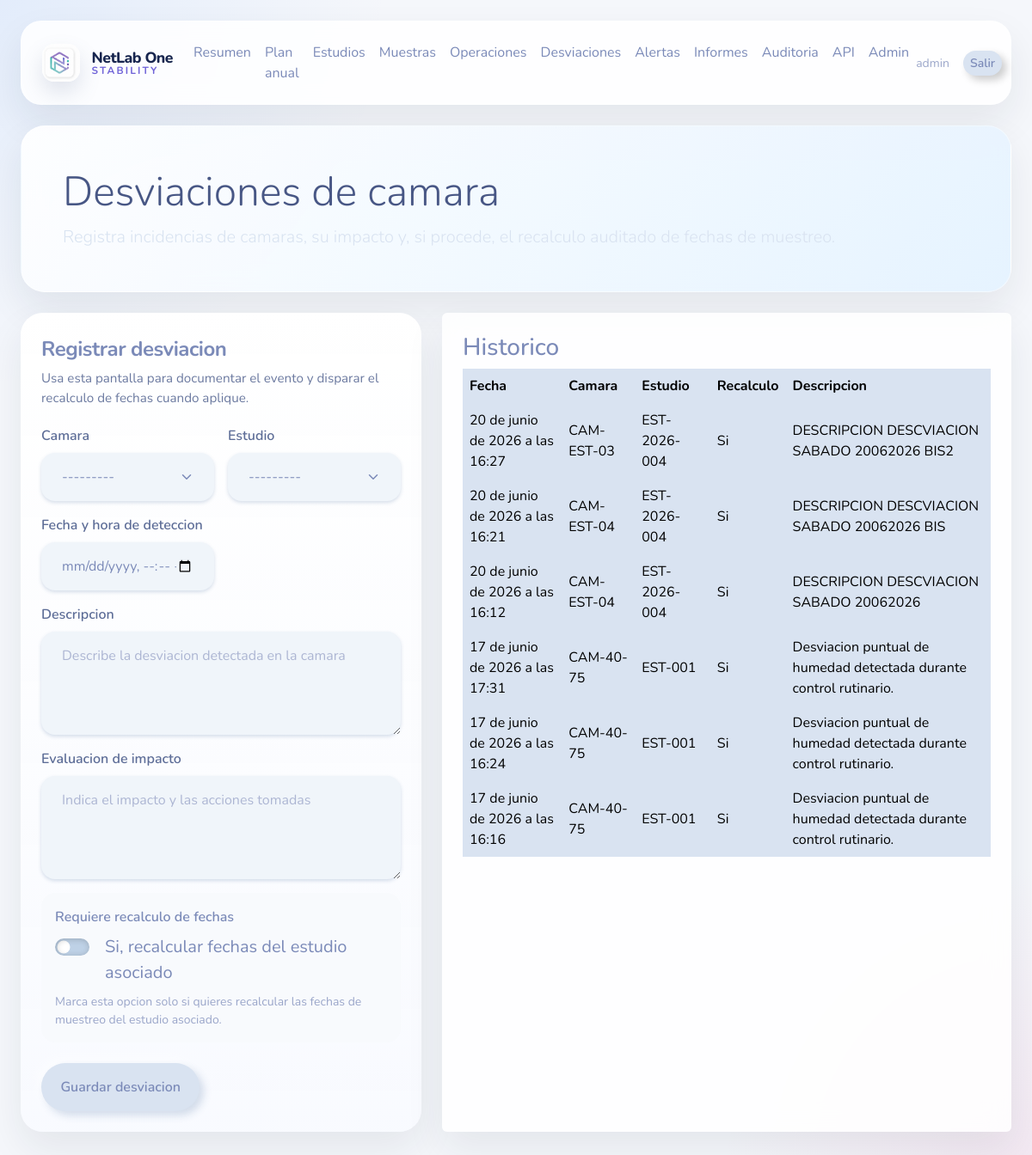
The app's page /app/deviations/ (signed in) with its own data.
### users/models.py (models this page shows, shortened)
class User(AbstractUser):
    class UserType(models.TextChoices):
        INTERNAL = 'internal', 'Internal'
        CLIENT = 'client', 'Client'
    class LanguageCode(models.TextChoices):
        ESP = 'ESP', 'Espanol'
        ENG = 'ENG', 'Ingles'
        FRA = 'FRA', 'Frances'
        POR = 'POR', 'Portugues'
        ITA = 'ITA', 'Italiano'
    company_code = models.CharField(max_length=50, blank=True)
    contact_code = models.CharField(max_length=50, blank=True)
    address_code = models.CharField(max_length=50, blank=True)
    language_code = models.CharField(max_length=3, choices=LanguageCode.choices, default=LanguageCode.ESP)
    user_type = models.CharField(max_length=20, choices=UserType.choices, default=UserType.CLIENT)
    is_quality_admin = models.BooleanField(default=False)

### stability/models.py (models this page shows, shortened)
class TimeStampedModel(models.Model):
    created_at = models.DateTimeField(auto_now_add=True)
    updated_at = models.DateTimeField(auto_now=True)
    class Meta:
        abstract = True

class ChamberDeviation(TimeStampedModel):
    chamber = models.ForeignKey(Chamber, related_name="deviations", on_delete=models.CASCADE)
    study = models.ForeignKey(Study, related_name="deviations", on_delete=models.SET_NULL, null=True, blank=True)
    detected_at = models.DateTimeField()
    description = models.TextField()
    impact_assessment = models.TextField(blank=True)
    requires_recalculation = models.BooleanField(default=False)
    class Meta:
        verbose_name = "Desviación de Cámara"
        verbose_name_plural = "Desviaciones de Cámaras"

class Chamber(TimeStampedModel):
    code = models.CharField(max_length=50, unique=True)
    name = models.CharField(max_length=255)
    location = models.CharField(max_length=255)
    storage_condition = models.ForeignKey(
        StorageCondition,
        related_name="chambers",
        on_delete=models.SET_NULL,
        null=True,
        blank=True,
    )
    chamber_location = models.ForeignKey(
        ChamberLocation,
        related_name="chambers",
        on_delete=models.SET_NULL,
        null=True,
        blank=True,
    )
    temperature_set_point = models.DecimalField(max_digits=5, decimal_places=2)
    humidity_set_point = models.DecimalField(max_digits=5, decimal_places=2, null=True, blank=True)
    is_active = models.BooleanField(default=True)
    class Meta:
        verbose_name = "Cámara"
        verbose_name_plural = "Cámaras"
    def __str__(self):
        return f"{self.code} - {self.name}"

class Study(TimeStampedModel):
    class Status(models.TextChoices):
        DRAFT = "draft", "Borrador"
        ACTIVE = "active", "Activo"
        CLOSED = "closed", "Cerrado"
    code = models.CharField(max_length=50, unique=True)
    title = models.CharField(max_length=255)
    client = models.ForeignKey("Client", related_name="studies", on_delete=models.SET_NULL, null=True, blank=True)
    product = models.ForeignKey(Product, related_name="studies", on_delete=models.PROTECT, null=True, blank=True)
    batch = models.ForeignKey(ProductBatch, related_name="studies", on_delete=models.PROTECT, null=True, blank=True)
    packaging = models.ForeignKey(
        PackagingConfiguration,
        related_name="studies",
        on_delete=models.SET_NULL,
        null=True,
        blank=True,
    )
    product_name = models.CharField(max_length=255)
    batch_number = models.CharField(max_length=100)
    packaging_description = models.CharField(max_length=255, blank=True)
    company_code = models.CharField(max_length=50)
    status = models.CharField(max_length=20, choices=Status.choices, default=Status.DRAFT)
    start_date = models.DateField()
    end_date = models.DateField(null=True, blank=True)
    class Meta:
        ordering = ["-created_at"]
        verbose_name = "Estudio de Estabilidad"
        verbose_name_plural = "Estudios de Estabilidad"
    def __str__(self):
        return f"{self.code} - {self.title}"

### stability/web_views.py (the view)
# urls.py: path('app/deviations/', deviations_view, name='web-deviations'),
@login_required
def deviations_view(request):
    deviations = ChamberDeviation.objects.select_related("chamber", "study").order_by("-detected_at")
    context = {
        "deviation_form": ChamberDeviationForm(),
        "deviations": deviations,
    }
    return render(request, "web/deviations.html", context)

### audit/context.py (called while the page is built)
def set_audit_request(request):
    _audit_local.request = request

def clear_audit_request():
    if hasattr(_audit_local, "request"):
        delattr(_audit_local, "request")

### stability/web_forms.py (called while the page is built)
def _apply_bootstrap(field, placeholder=None):
    widget = field.widget
    existing = widget.attrs.get("class", "")
    if isinstance(widget, forms.CheckboxInput):
        widget.attrs["class"] = f"{existing} form-check-input".strip()
        return
    css_class = "form-control"
    if isinstance(widget, forms.Select):
        css_class = "form-select"
    widget.attrs["class"] = f"{existing} {css_class} rounded-4 shadow-sm".strip()
    if placeholder:
        widget.attrs["placeholder"] = placeholder

### templates/web/deviations.html (shortened to what this page needs)
{% extends "base.html" %}
{% block content %}
<div class="hero glass p-4 p-lg-5 mb-4">
    <h1 class="display-5 mb-2">Desviaciones de camara</h1>
    <p class="lead text-secondary mb-0">Registra incidencias de camaras, su impacto y, si procede, el recalculo auditado de fechas de muestreo.</p>
</div>
<div class="row g-4">
    <div class="col-lg-5">
        <div class="card glass soft-card border-0 h-100">
            <div class="card-body p-4">
                <div class="app-section-title">Registrar desviacion</div>
                <div class="app-section-copy">Usa esta pantalla para documentar el evento y disparar el recalculo de fechas cuando aplique.</div>
                <form method="post" action="/app/deviations/create/" class="row g-3">
                    {% for field in deviation_form %}
                    {% if field.name == 'requires_recalculation' %}
                    <div class="col-12">
                        <div class="p-3 rounded-4 border bg-light-subtle">
                            <div class="fw-semibold mb-2">{{ field.label }}</div>
                            <div class="form-check form-switch fs-5">
                                {{ field }}
                                <label class="form-check-label ms-2" for="{{ field.id_for_label }}">Si, recalcular fechas del estudio asociado</label>
                            </div>
                            {% if field.help_text %}<div class="form-text mt-2">{{ field.help_text }}</div>{% endif %}
                        </div>
                    </div>
                    {% else %}
                    <div class="{% if field.name == 'description' or field.name == 'impact_assessment' %}col-12{% else %}col-md-6{% endif %}">
                        <label class="form-label">{{ field.label }}</label>
                        {{ field }}
                    </div>
                    {% endif %}
                    {% endfor %}
                    <div class="col-12 pt-2">
                        <button class="btn btn-danger soft-pill" type="submit">Guardar desviacion</button>
                    </div>
                </form>
            </div>
        </div>
    </div>
    <div class="col-lg-7">
        <div class="card glass border-0 h-100">
            <div class="card-body">
                <h3>Historico</h3>
                <div class="table-responsive">
                    <table class="table table-hover">
                        <tr><th>Fecha</th><th>Camara</th><th>Estudio</th><th>Recalculo</th><th>Descripcion</th></tr>
                        {% for deviation in deviations %}
                        <tr>
                            <td>{{ deviation.detected_at }}</td>
                            <td>{{ deviation.chamber.code }}</td>
                            <td>{{ deviation.study.code|default:"-" }}</td>
                            <td>{% if deviation.requires_recalculation %}Si{% else %}No{% endif %}</td>
                            <td>{{ deviation.description|truncatechars:120 }}</td>
                        </tr>
                        {% empty %}
                        <tr><td colspan="5">No hay desviaciones registradas.</td></tr>
                        {% endfor %}
                    </table>
                </div>
            </div>
        </div>
    </div>
</div>
{% endblock %}

### templates/base.html (shortened to what this page needs)
{% load static %}
<!DOCTYPE html>
<html lang="es">
<head>
    <link rel="stylesheet" href="https://cdn.jsdelivr.net/npm/bootswatch@5.3.3/dist/morph/bootstrap.min.css">
</head>
<body>
    <div class="shell">
        {% if user.is_authenticated %}
        <nav class="navbar navbar-expand-lg glass topbar px-4 py-3 no-print">
            <div class="container-fluid px-0">
                <a class="navbar-brand brand-lockup fw-bold me-3" href="/">
                    <img class="brand-mark" src="{% static 'branding/netlabone-app-icon.png' %}" alt="NetLab One Stability">
                    <span class="brand-copy">
                        <span class="brand-name">NetLab One</span>
                        <span class="brand-subtitle">Stability</span>
                    </span>
                </a>
                <div class="collapse navbar-collapse" id="mainNav">
                    <ul class="navbar-nav me-auto mb-2 mb-lg-0">
                        <li class="nav-item"><a class="nav-link" href="/">Resumen</a></li>
                        <li class="nav-item"><a class="nav-link" href="/app/annual-plan/">Plan anual</a></li>
                        <li class="nav-item"><a class="nav-link" href="/app/studies/">Estudios</a></li>
                        <li class="nav-item"><a class="nav-link" href="/app/samples/">Muestras</a></li>
                        <li class="nav-item"><a class="nav-link" href="/app/operations/">Operaciones</a></li>
                        <li class="nav-item"><a class="nav-link" href="/app/deviations/">Desviaciones</a></li>
                        <li class="nav-item"><a class="nav-link" href="/app/alerts/">Alertas</a></li>
                        <li class="nav-item"><a class="nav-link" href="/app/reports/">Informes</a></li>
                        <li class="nav-item"><a class="nav-link" href="/app/audit/">Auditoria</a></li>
                        {% if request.user.is_superuser %}
                        <li class="nav-item"><a class="nav-link" href="/swagger/">API</a></li>
                        {% endif %}
                        {% if user.is_staff %}<li class="nav-item"><a class="nav-link" href="/admin/">Admin</a></li>{% endif %}
                    </ul>
                    <div class="d-flex align-items-center gap-3">
                        <span class="text-muted small">{{ user.username }}</span>
                        <form method="post" action="/logout/" class="m-0">
                            <button type="submit" class="btn btn-outline-secondary btn-sm rounded-pill">Salir</button>
                        </form>
                    </div>
                </div>
            </div>
        </nav>
        {% endif %}
        <main class="py-4">
            {% block content %}{% endblock %}
        </main>
    </div>
</body>
</html>

### templates/base.html (style rules this page uses)
body { background: radial-gradient(circle at top left, rgba(13,110,253,.08), transparent 25%), radial-gradient(circle at bottom right, rgba(214,51,132,.08), transparent 20%), #f5f7fb; min-height: 100vh; }
.shell { max-width: 1280px; margin: 0 auto; padding: 24px; }
.glass { background: rgba(255,255,255,.86); backdrop-filter: blur(14px); border: 1px solid rgba(255,255,255,.35); box-shadow: 0 20px 45px rgba(31,42,55,.08); }
.topbar { border-radius: 1.5rem; }
.brand-lockup { display: inline-flex; align-items: center; gap: .85rem; text-decoration: none; }
.brand-mark { width: 44px; height: 44px; object-fit: cover; border-radius: 14px; box-shadow: 0 12px 24px rgba(93, 109, 151, .18); }
.brand-copy { display: flex; flex-direction: column; line-height: 1.05; }
.brand-name { font-size: 1.1rem; font-weight: 800; color: #18264f; letter-spacing: -.03em; }
.brand-subtitle { font-size: .74rem; font-weight: 700; text-transform: uppercase; letter-spacing: .18em; color: #6f63d8; }
.hero { border-radius: 1.75rem; background: linear-gradient(135deg, rgba(255,255,255,.9), rgba(228,242,255,.9)); border: 1px solid rgba(255,255,255,.4); }
.table td, .table th { vertical-align: middle; }
.app-section-title { font-size: 1.5rem; font-weight: 700; letter-spacing: -.02em; margin-bottom: .35rem; }
.app-section-copy { color: #6c7aa0; font-size: .95rem; margin-bottom: 1.25rem; }
.soft-card { border-radius: 1.6rem; background: linear-gradient(180deg, rgba(255,255,255,.96), rgba(248,250,255,.92)); }
.soft-pill { border-radius: 999px; padding-inline: 1.4rem; font-weight: 600; }
.form-label { font-weight: 600; color: #5d6d97; }
.form-control, .form-select { min-height: 48px; border-color: #d9e1f2; }
textarea.form-control { min-height: 120px; }

### records on screen
User: username "admin"
ChamberDeviation: detected_at "20 de junio de 2026 a las 16:27", chamber.code "CAM-EST-03", study.code "EST-2026-004", requires_recalculation "Si", description "DESCRIPCION DESCVIACION SABADO 20062026 BIS2"
ChamberDeviation: detected_at "20 de junio de 2026 a las 16:21", chamber.code "CAM-EST-04", study.code "EST-2026-004", requires_recalculation "Si", description "DESCRIPCION DESCVIACION SABADO 20062026 BIS"
ChamberDeviation: detected_at "20 de junio de 2026 a las 16:12", chamber.code "CAM-EST-04", study.code "EST-2026-004", requires_recalculation "Si", description "DESCRIPCION DESCVIACION SABADO 20062026"
ChamberDeviation: detected_at "17 de junio de 2026 a las 17:31", chamber.code "CAM-40-75", study.code "EST-001", requires_recalculation "Si", description "Desviacion puntual de humedad detectada durante control rutinario."
ChamberDeviation: detected_at "17 de junio de 2026 a las 16:24", chamber.code "CAM-40-75", study.code "EST-001", requires_recalculation "Si", description "Desviacion puntual de humedad detectada durante control rutinario."
ChamberDeviation: detected_at "17 de junio de 2026 a las 16:16", chamber.code "CAM-40-75", study.code "EST-001", requires_recalculation "Si", description "Desviacion puntual de humedad detectada durante control rutinario."

### other values on screen
{{ field.label }} "Camara" "Estudio" "Fecha y hora de deteccion" "Descripcion" "Evaluacion de impacto"
{{ field.label }} "Requiere recalculo de fechas"
{{ field.help_text }} "Marca esta opcion solo si quieres recalcular las fechas de muestreo del estudio asociado."
